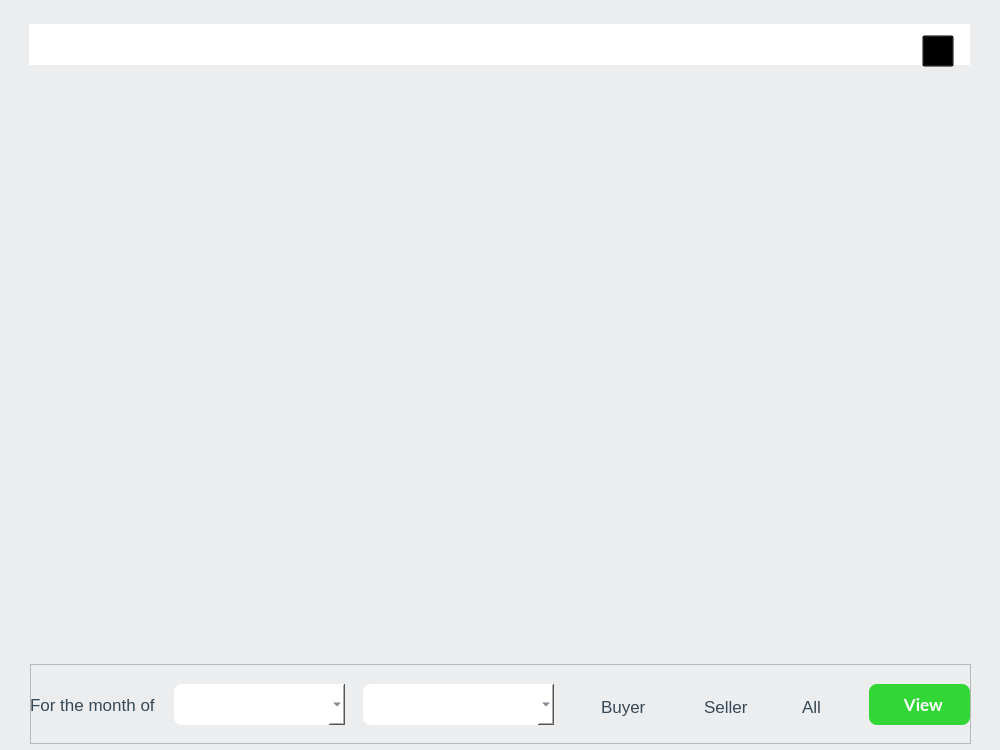
<?xml version="1.0" encoding="UTF-8"?>
<ui version="4.0">
 <class>LineGraph</class>
 <widget class="QMainWindow" name="LineGraph">
  <property name="geometry">
   <rect>
    <x>0</x>
    <y>0</y>
    <width>1000</width>
    <height>750</height>
   </rect>
  </property>
  <property name="sizePolicy">
   <sizepolicy hsizetype="Fixed" vsizetype="Fixed">
    <horstretch>0</horstretch>
    <verstretch>0</verstretch>
   </sizepolicy>
  </property>
  <property name="minimumSize">
   <size>
    <width>1000</width>
    <height>750</height>
   </size>
  </property>
  <property name="maximumSize">
   <size>
    <width>1000</width>
    <height>750</height>
   </size>
  </property>
  <property name="windowTitle">
   <string>e-Ledger</string>
  </property>
  <property name="windowIcon">
   <iconset resource="resources.qrc">
    <normaloff>:/img/img/ledger_small.png</normaloff>:/img/img/ledger_small.png</iconset>
  </property>
  <property name="styleSheet">
   <string notr="true">background-color: #ebedee;</string>
  </property>
  <widget class="QWidget" name="centralwidget">
   <widget class="QCustomPlot" name="customPlot" native="true">
    <property name="geometry">
     <rect>
      <x>29</x>
      <y>65</y>
      <width>941</width>
      <height>591</height>
     </rect>
    </property>
    <property name="toolTip">
     <string>Graph is displayed here.</string>
    </property>
    <property name="styleSheet">
     <string notr="true">background: none;</string>
    </property>
   </widget>
   <widget class="QLabel" name="plot_title">
    <property name="geometry">
     <rect>
      <x>29</x>
      <y>24</y>
      <width>941</width>
      <height>41</height>
     </rect>
    </property>
    <property name="font">
     <font>
      <family>Lato</family>
      <pointsize>-1</pointsize>
      <weight>75</weight>
      <bold>true</bold>
     </font>
    </property>
    <property name="styleSheet">
     <string notr="true">qproperty-alignment: AlignCenter;
background-color: #fff;
color: #374957;
font-size: 18px;</string>
    </property>
    <property name="text">
     <string/>
    </property>
   </widget>
   <widget class="QFrame" name="frame">
    <property name="geometry">
     <rect>
      <x>30</x>
      <y>664</y>
      <width>941</width>
      <height>80</height>
     </rect>
    </property>
    <property name="styleSheet">
     <string notr="true">#label, #select_buyer_btn, #select_seller_btn, #select_all_btn{
	background-color: transparent;
	color: #374957;
	font-size: 17px;
}

#select_month_menu, #view_by_menu{
	border-radius: 8px;
	background-color: #fff;
	font-size: 17px;
	color: #374957;
}

#view_btn{
	border-radius: 8px;
	font-weight: bold;
	font-size: 17px;
	color: #fff;
	padding: 8px;
	background-color: #32D736;
}

#view_btn:hover {
	background-color: #34E038;
}</string>
    </property>
    <property name="frameShape">
     <enum>QFrame::StyledPanel</enum>
    </property>
    <property name="frameShadow">
     <enum>QFrame::Raised</enum>
    </property>
    <widget class="QComboBox" name="view_by_menu">
     <property name="geometry">
      <rect>
       <x>333</x>
       <y>20</y>
       <width>191</width>
       <height>41</height>
      </rect>
     </property>
     <property name="toolTip">
      <string>On what basis you want to view the graph?</string>
     </property>
    </widget>
    <widget class="QLabel" name="label">
     <property name="geometry">
      <rect>
       <x>0</x>
       <y>20</y>
       <width>131</width>
       <height>41</height>
      </rect>
     </property>
     <property name="text">
      <string>For the month of</string>
     </property>
    </widget>
    <widget class="QRadioButton" name="select_all_btn">
     <property name="geometry">
      <rect>
       <x>752</x>
       <y>27</y>
       <width>61</width>
       <height>31</height>
      </rect>
     </property>
     <property name="text">
      <string>All</string>
     </property>
    </widget>
    <widget class="QRadioButton" name="select_seller_btn">
     <property name="geometry">
      <rect>
       <x>654</x>
       <y>27</y>
       <width>91</width>
       <height>31</height>
      </rect>
     </property>
     <property name="text">
      <string>Seller</string>
     </property>
    </widget>
    <widget class="QPushButton" name="view_btn">
     <property name="geometry">
      <rect>
       <x>839</x>
       <y>20</y>
       <width>101</width>
       <height>41</height>
      </rect>
     </property>
     <property name="font">
      <font>
       <family>Lato</family>
       <pointsize>-1</pointsize>
       <weight>75</weight>
       <bold>true</bold>
      </font>
     </property>
     <property name="cursor">
      <cursorShape>PointingHandCursor</cursorShape>
     </property>
     <property name="toolTip">
      <string>Click here to display graph.</string>
     </property>
     <property name="text">
      <string>  View</string>
     </property>
     <property name="shortcut">
      <string>Ctrl+V</string>
     </property>
    </widget>
    <widget class="QRadioButton" name="select_buyer_btn">
     <property name="geometry">
      <rect>
       <x>551</x>
       <y>27</y>
       <width>95</width>
       <height>31</height>
      </rect>
     </property>
     <property name="text">
      <string>Buyer</string>
     </property>
    </widget>
    <widget class="QComboBox" name="select_month_menu">
     <property name="geometry">
      <rect>
       <x>144</x>
       <y>20</y>
       <width>171</width>
       <height>41</height>
      </rect>
     </property>
     <property name="toolTip">
      <string>Select desired month.</string>
     </property>
    </widget>
   </widget>
   <widget class="QPushButton" name="help_button">
    <property name="geometry">
     <rect>
      <x>922</x>
      <y>35</y>
      <width>32</width>
      <height>32</height>
     </rect>
    </property>
    <property name="cursor">
     <cursorShape>PointingHandCursor</cursorShape>
    </property>
    <property name="toolTip">
     <string>Help</string>
    </property>
    <property name="styleSheet">
     <string notr="true">background: transparent;
</string>
    </property>
    <property name="text">
     <string/>
    </property>
   </widget>
  </widget>
 </widget>
 <customwidgets>
  <customwidget>
   <class>QCustomPlot</class>
   <extends>QWidget</extends>
   <header>qcustomplot.h</header>
   <container>1</container>
  </customwidget>
 </customwidgets>
 <tabstops>
  <tabstop>select_month_menu</tabstop>
  <tabstop>view_by_menu</tabstop>
  <tabstop>select_buyer_btn</tabstop>
  <tabstop>select_seller_btn</tabstop>
  <tabstop>select_all_btn</tabstop>
  <tabstop>view_btn</tabstop>
 </tabstops>
 <resources>
  <include location="resources.qrc"/>
 </resources>
 <connections/>
</ui>
